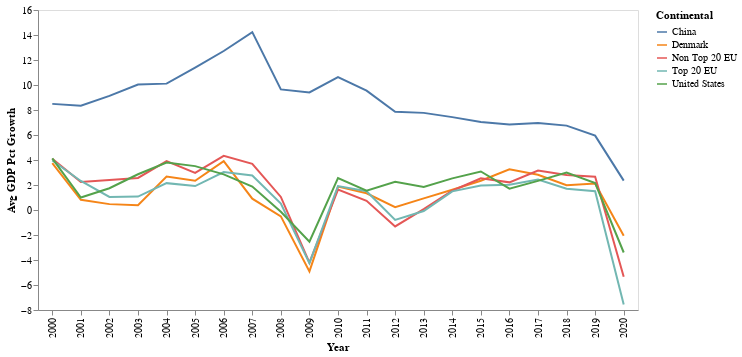

The cell this chart's notebook holds for it:
### Code cell
#GDP Growth Chart with option to input EU country to compare to growth of other larger countries
gdp_growth=my_data.get_gdp_data_growth_rate('1')
gdp_growth

base=alt.Chart(gdp_growth)

continent=base.mark_line().encode(
    x=alt.X('Year:N'),
    y=alt.Y('Avg GDP Pct Growth:Q'),
    color='Continental:N'
    ).properties(height=300,width=600)

continent.configure_axis(grid=False)

### Figure 1 — Vega-Lite specification as saved in the notebook (floating-point values rounded to 4 significant figures)
{"config": {"view": {"continuousWidth": 400, "continuousHeight": 300}, "axis": {"grid": false}}, "data": {"name": "data-429e8ecaecbce5ee0a5cd01c1368d8d7"}, "mark": "line", "encoding": {"color": {"field": "Continental", "type": "nominal"}, "x": {"field": "Year", "type": "nominal"}, "y": {"field": "Avg GDP Pct Growth", "type": "quantitative"}}, "height": 300, "width": 600, "$schema": "https://vega.github.io/schema/vega-lite/v4.17.0.json", "datasets": {"data-429e8ecaecbce5ee0a5cd01c1368d8d7": [{"Continental": "China", "Year": 2000, "Avg GDP Pct Growth": 8.49}, {"Continental": "China", "Year": 2001, "Avg GDP Pct Growth": 8.34}, {"Continental": "China", "Year": 2002, "Avg GDP Pct Growth": 9.13}, {"Continental": "China", "Year": 2003, "Avg GDP Pct Growth": 10.04}, {"Continental": "China", "Year": 2004, "Avg GDP Pct Growth": 10.11}, {"Continental": "China", "Year": 2005, "Avg GDP Pct Growth": 11.39}, {"Continental": "China", "Year": 2006, "Avg GDP Pct Growth": 12.72}, {"Continental": "China", "Year": 2007, "Avg GDP Pct Growth": 14.23}, {"Continental": "China", "Year": 2008, "Avg GDP Pct Growth": 9.65}, {"Continental": "China", "Year": 2009, "Avg GDP Pct Growth": 9.4}, {"Continental": "China", "Year": 2010, "Avg GDP Pct Growth": 10.64}, {"Continental": "China", "Year": 2011, "Avg GDP Pct Growth": 9.55}, {"Continental": "China", "Year": 2012, "Avg GDP Pct Growth": 7.86}, {"Continental": "China", "Year": 2013, "Avg GDP Pct Growth": 7.77}, {"Continental": "China", "Year": 2014, "Avg GDP Pct Growth": 7.43}, {"Continental": "China", "Year": 2015, "Avg GDP Pct Growth": 7.04}, {"Continental": "China", "Year": 2016, "Avg GDP Pct Growth": 6.85}, {"Continental": "China", "Year": 2017, "Avg GDP Pct Growth": 6.95}, {"Continental": "China", "Year": 2018, "Avg GDP Pct Growth": 6.75}, {"Continental": "China", "Year": 2019, "Avg GDP Pct Growth": 5.95}, {"Continental": "China", "Year": 2020, "Avg GDP Pct Growth": 2.35}, {"Continental": "Denmark", "Year": 2000, "Avg GDP Pct Growth": 3.75}, {"Continental": "Denmark", "Year": 2001, "Avg GDP Pct Growth": 0.82}, {"Continental": "Denmark", "Year": 2002, "Avg GDP Pct Growth": 0.47}, {"Continental": "Denmark", "Year": 2003, "Avg GDP Pct Growth": 0.39}, {"Continental": "Denmark", "Year": 2004, "Avg GDP Pct Growth": 2.67}, {"Continental": "Denmark", "Year": 2005, "Avg GDP Pct Growth": 2.34}, {"Continental": "Denmark", "Year": 2006, "Avg GDP Pct Growth": 3.91}, {"Continental": "Denmark", "Year": 2007, "Avg GDP Pct Growth": 0.91}, {"Continental": "Denmark", "Year": 2008, "Avg GDP Pct Growth": -0.51}, {"Continental": "Denmark", "Year": 2009, "Avg GDP Pct Growth": -4.91}, {"Continental": "Denmark", "Year": 2010, "Avg GDP Pct Growth": 1.87}, {"Continental": "Denmark", "Year": 2011, "Avg GDP Pct Growth": 1.34}, {"Continental": "Denmark", "Year": 2012, "Avg GDP Pct Growth": 0.23}, {"Continental": "Denmark", "Year": 2013, "Avg GDP Pct Growth": 0.93}, {"Continental": "Denmark", "Year": 2014, "Avg GDP Pct Growth": 1.62}, {"Continental": "Denmark", "Year": 2015, "Avg GDP Pct Growth": 2.34}, {"Continental": "Denmark", "Year": 2016, "Avg GDP Pct Growth": 3.25}, {"Continental": "Denmark", "Year": 2017, "Avg GDP Pct Growth": 2.82}, {"Continental": "Denmark", "Year": 2018, "Avg GDP Pct Growth": 1.99}, {"Continental": "Denmark", "Year": 2019, "Avg GDP Pct Growth": 2.11}, {"Continental": "Denmark", "Year": 2020, "Avg GDP Pct Growth": -2.06}, {"Continental": "Non Top 20 EU", "Year": 2000, "Avg GDP Pct Growth": 4.097}, {"Continental": "Non Top 20 EU", "Year": 2001, "Avg GDP Pct Growth": 2.247}, {"Continental": "Non Top 20 EU", "Year": 2002, "Avg GDP Pct Growth": 2.409}, {"Continental": "Non Top 20 EU", "Year": 2003, "Avg GDP Pct Growth": 2.566}, {"Continental": "Non Top 20 EU", "Year": 2004, "Avg GDP Pct Growth": 3.918}, {"Continental": "Non Top 20 EU", "Year": 2005, "Avg GDP Pct Growth": 2.967}, {"Continental": "Non Top 20 EU", "Year": 2006, "Avg GDP Pct Growth": 4.334}, {"Continental": "Non Top 20 EU", "Year": 2007, "Avg GDP Pct Growth": 3.696}, {"Continental": "Non Top 20 EU", "Year": 2008, "Avg GDP Pct Growth": 1.046}, {"Continental": "Non Top 20 EU", "Year": 2009, "Avg GDP Pct Growth": -4.203}, {"Continental": "Non Top 20 EU", "Year": 2010, "Avg GDP Pct Growth": 1.634}, {"Continental": "Non Top 20 EU", "Year": 2011, "Avg GDP Pct Growth": 0.74}, {"Continental": "Non Top 20 EU", "Year": 2012, "Avg GDP Pct Growth": -1.318}, {"Continental": "Non Top 20 EU", "Year": 2013, "Avg GDP Pct Growth": 0.07273}, {"Continental": "Non Top 20 EU", "Year": 2014, "Avg GDP Pct Growth": 1.54}, {"Continental": "Non Top 20 EU", "Year": 2015, "Avg GDP Pct Growth": 2.534}, {"Continental": "Non Top 20 EU", "Year": 2016, "Avg GDP Pct Growth": 2.211}, {"Continental": "Non Top 20 EU", "Year": 2017, "Avg GDP Pct Growth": 3.158}, {"Continental": "Non Top 20 EU", "Year": 2018, "Avg GDP Pct Growth": 2.794}, {"Continental": "Non Top 20 EU", "Year": 2019, "Avg GDP Pct Growth": 2.658}, {"Continental": "Non Top 20 EU", "Year": 2020, "Avg GDP Pct Growth": -5.344}, {"Continental": "Top 20 EU", "Year": 2000, "Avg GDP Pct Growth": 3.957}, {"Continental": "Top 20 EU", "Year": 2001, "Avg GDP Pct Growth": 2.323}, {"Continental": "Top 20 EU", "Year": 2002, "Avg GDP Pct Growth": 1.043}, {"Continental": "Top 20 EU", "Year": 2003, "Avg GDP Pct Growth": 1.072}, {"Continental": "Top 20 EU", "Year": 2004, "Avg GDP Pct Growth": 2.148}, {"Continental": "Top 20 EU", "Year": 2005, "Avg GDP Pct Growth": 1.917}, {"Continental": "Top 20 EU", "Year": 2006, "Avg GDP Pct Growth": 3.033}, {"Continental": "Top 20 EU", "Year": 2007, "Avg GDP Pct Growth": 2.755}, {"Continental": "Top 20 EU", "Year": 2008, "Avg GDP Pct Growth": 0.5117}, {"Continental": "Top 20 EU", "Year": 2009, "Avg GDP Pct Growth": -4.253}, {"Continental": "Top 20 EU", "Year": 2010, "Avg GDP Pct Growth": 1.912}, {"Continental": "Top 20 EU", "Year": 2011, "Avg GDP Pct Growth": 1.505}, {"Continental": "Top 20 EU", "Year": 2012, "Avg GDP Pct Growth": -0.795}, {"Continental": "Top 20 EU", "Year": 2013, "Avg GDP Pct Growth": -0.08333}, {"Continental": "Top 20 EU", "Year": 2014, "Avg GDP Pct Growth": 1.493}, {"Continental": "Top 20 EU", "Year": 2015, "Avg GDP Pct Growth": 1.967}, {"Continental": "Top 20 EU", "Year": 2016, "Avg GDP Pct Growth": 2.017}, {"Continental": "Top 20 EU", "Year": 2017, "Avg GDP Pct Growth": 2.442}, {"Continental": "Top 20 EU", "Year": 2018, "Avg GDP Pct Growth": 1.698}, {"Continental": "Top 20 EU", "Year": 2019, "Avg GDP Pct Growth": 1.505}, {"Continental": "Top 20 EU", "Year": 2020, "Avg GDP Pct Growth": -7.565}, {"Continental": "United States", "Year": 2000, "Avg GDP Pct Growth": 4.13}, {"Continental": "United States", "Year": 2001, "Avg GDP Pct Growth": 1.0}, {"Continental": "United States", "Year": 2002, "Avg GDP Pct Growth": 1.74}, {"Continental": "United States", "Year": 2003, "Avg GDP Pct Growth": 2.86}, {"Continental": "United States", "Year": 2004, "Avg GDP Pct Growth": 3.8}, {"Continental": "United States", "Year": 2005, "Avg GDP Pct Growth": 3.51}, {"Continental": "United States", "Year": 2006, "Avg GDP Pct Growth": 2.85}, {"Continental": "United States", "Year": 2007, "Avg GDP Pct Growth": 1.88}, {"Continental": "United States", "Year": 2008, "Avg GDP Pct Growth": -0.14}, {"Continental": "United States", "Year": 2009, "Avg GDP Pct Growth": -2.54}, {"Continental": "United States", "Year": 2010, "Avg GDP Pct Growth": 2.56}, {"Continental": "United States", "Year": 2011, "Avg GDP Pct Growth": 1.55}, {"Continental": "United States", "Year": 2012, "Avg GDP Pct Growth": 2.25}, {"Continental": "United States", "Year": 2013, "Avg GDP Pct Growth": 1.84}, {"Continental": "United States", "Year": 2014, "Avg GDP Pct Growth": 2.53}, {"Continental": "United States", "Year": 2015, "Avg GDP Pct Growth": 3.08}, {"Continental": "United States", "Year": 2016, "Avg GDP Pct Growth": 1.71}, {"Continental": "United States", "Year": 2017, "Avg GDP Pct Growth": 2.33}, {"Continental": "United States", "Year": 2018, "Avg GDP Pct Growth": 3.0}, {"Continental": "United States", "Year": 2019, "Avg GDP Pct Growth": 2.16}, {"Continental": "United States", "Year": 2020, "Avg GDP Pct Growth": -3.4}]}}
